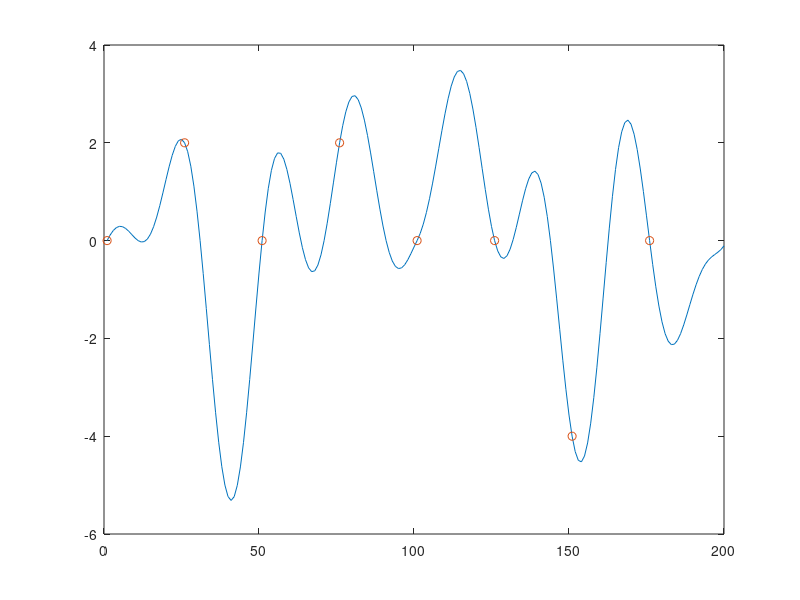

This figure's MATLAB source:
clear all;
close all;
B_subc = 15e3; %subcarrier
num_c = 4;  % 4 subcarrier

fc_0 = 15e3; % first carrier at 15KHz
fc_1 = 2*fc_0;
fc_2 = 3*fc_0;
fc_3 = 4*fc_0;


Ts = 1/fc_0;  %  OFDM symbol duration
fs = 1500e3;  %analog sampling rate 


t = 0:1/fs:(2*Ts-1/fs); % countinuous time, two OFDM symbol
N = length(t)/2;      % number of samples per OFDM symbol

QAM_symbol = [1+1i 1-1i; -1-1i -1-1i; -1+1i 1-1i; 1-1i -1+1i];

sig_c0 = [QAM_symbol(1,1)*ones(1,N),QAM_symbol(1,2)*ones(1,N)].*exp(j*2*pi*fc_0*t);
sig_c1 = [QAM_symbol(2,1)*ones(1,N),QAM_symbol(2,2)*ones(1,N)].*exp(j*2*pi*fc_1*t);
sig_c2 = [QAM_symbol(3,1)*ones(1,N),QAM_symbol(3,2)*ones(1,N)].*exp(j*2*pi*fc_2*t);
sig_c3 = [QAM_symbol(4,1)*ones(1,N),QAM_symbol(4,2)*ones(1,N)].*exp(j*2*pi*fc_3*t);

s = sig_c0+sig_c1+sig_c2+sig_c3;
plot(real(s));

tx = real(s);

%tx_I_c0 = tx.*cos(2*pi*fc_0*t);
%figure
%plot(tx_I_c0)
%u=[sum(tx_I_c0(1:100)),sum(tx_I_c0(101:200))]
 
%tx_Q_c0 = tx.*sin(2*pi*fc_0*t);
%figure
%plot(tx_Q_c0 )

%u=[sum(tx_Q_c0(1:100)),sum(tx_Q_c0(101:200))]
hold on;

OFDM_symbol = 4*reshape(ifft([QAM_symbol(4,:); QAM_symbol(1:3,:)]),[8,1]);
plot(1:25:7*25+1,real(OFDM_symbol),'o');
% t = 0:7;
% ts = linspace(0,7,200);
% [Ts,T] = ndgrid(ts,t);
% y = sinc(Ts - T)*(OFDM_symbol);
% figure
% plot(real(y))
%OFDM_symbol = reshape(ifft([QAM_symbol(4,:); QAM_symbol(1:3,:)]),[8,1]);
%u =s([1:25:1+7*25]);

% Fs = 44.1e3;
% filtertype = 'FIR';
% Fpass = 8e3;
% Fstop = 12e3;
% Rp = 0.1;
% Astop = 80;
% FIRLPF = dsp.LowpassFilter('SampleRate',fs, ...
%                              'FilterType',filtertype, ...
%                              'PassbandFrequency',30e3, ...
%                              'StopbandFrequency',Fstop, ...
%                              'PassbandRipple',Rp, ...
%                              'StopbandAttenuation',Astop);